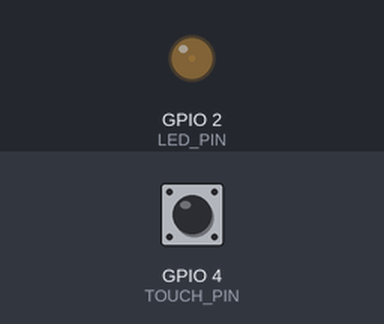
A sketch run on a simulated ESP32. On the bench: output pins drawn as LEDs (lit = HIGH). The inputs (shaded band) are chosen by the test bench; at power-on: GPIO 4 (TOUCH_PIN) HIGH. What the sketch prints to the serial monitor is not drawn.

Above: at 1.05 s.
At 2.25 s:
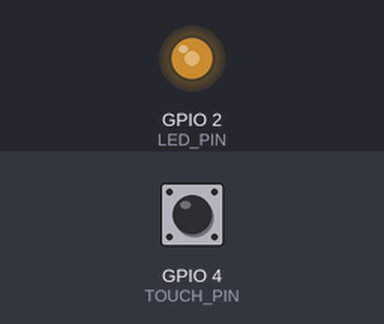
At 3.05 s:
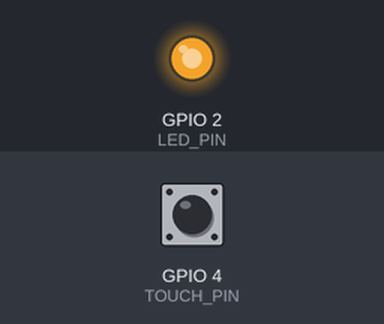
At 5.05 s:
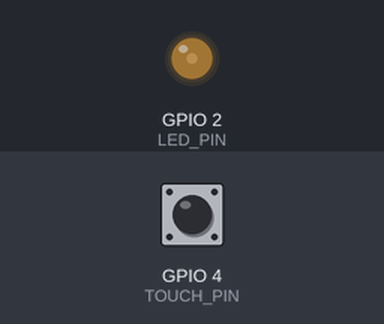
Timing chart, 0 to 6.8 s (numbered marks = the images above):
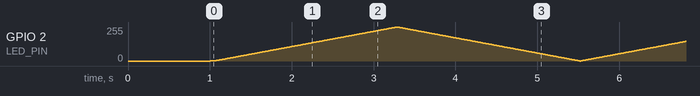

The sketch:

sketch_jun30a.ino
```cpp
// ex05：多档位触摸调速呼吸灯
// 关联基础：实验3 PWM呼吸灯 + 实验4 触摸引脚
// 功能：LED持续呼吸，每触摸一次，呼吸速度在 1 -> 2 -> 3 -> 1 之间循环切换

// ESP32 T0 触摸通道对应 GPIO4
#define TOUCH_PIN 4

// ESP32 DevKit 常见板载 LED 是 GPIO2
#define LED_PIN 2

// 触摸阈值：触摸时 touchRead() 的值会变小
// 需要根据串口监视器观察调整
int threshold = 400;

// 当前速度档位：1慢速，2中速，3快速
int speedLevel = 1;

// ---------- 触摸防抖相关变量 ----------
bool stableTouchState = false;      // 稳定后的触摸状态
bool lastRawTouchState = false;     // 上一次原始触摸状态
unsigned long lastDebounceTime = 0; // 上一次状态变化时间
const unsigned long debounceDelay = 80; // 防抖时间，单位ms

// ---------- 呼吸灯相关变量 ----------
int brightness = 0;        // 当前亮度，范围 0~255
int fadeDirection = 1;     // 亮度变化方向：1表示变亮，-1表示变暗

unsigned long lastBreathTime = 0;   // 上一次更新亮度的时间

void setup() {
  Serial.begin(115200);

  pinMode(LED_PIN, OUTPUT);

  // 初始 LED 熄灭
  analogWrite(LED_PIN, 0);

  delay(1000);
  Serial.println("ex05 Touch Speed-Controlled Breathing LED Start");
}

void loop() {
  handleTouch();   // 检测触摸，切换速度档位
  updateBreath();  // 根据当前档位更新呼吸灯
}

// 处理触摸输入：带防抖 + 边缘检测
void handleTouch() {
  int touchValue = touchRead(TOUCH_PIN);

  // ESP32 触摸时数值会下降
  bool rawTouchState = touchValue < threshold;

  // 如果原始状态发生变化，重置防抖计时
  if (rawTouchState != lastRawTouchState) {
    lastDebounceTime = millis();
    lastRawTouchState = rawTouchState;
  }

  // 超过防抖时间后，认为状态稳定
  if (millis() - lastDebounceTime > debounceDelay) {

    // 如果稳定状态发生变化
    if (rawTouchState != stableTouchState) {

      bool previousStableState = stableTouchState;
      stableTouchState = rawTouchState;

      // 只在“未触摸 -> 被触摸”的瞬间切换档位
      if (previousStableState == false && stableTouchState == true) {

        speedLevel++;

        if (speedLevel > 3) {
          speedLevel = 1;
        }

        Serial.print("Touch triggered. Current speed level: ");
        Serial.println(speedLevel);
      }
    }
  }

  // 串口输出触摸值，方便调 threshold
  Serial.print("Touch Value: ");
  Serial.print(touchValue);
  Serial.print(" | Speed Level: ");
  Serial.println(speedLevel);
}

// 根据当前速度档位更新呼吸灯
void updateBreath() {
  unsigned long currentTime = millis();

  // 不同档位对应不同的更新时间间隔
  // 数值越小，呼吸越快
  int breathInterval;

  if (speedLevel == 1) {
    breathInterval = 25;   // 慢速
  } else if (speedLevel == 2) {
    breathInterval = 8;    // 中速
  } else {
    breathInterval = 1;    // 快速
  }

  // 到达更新时间后，改变一次亮度
  if (currentTime - lastBreathTime >= breathInterval) {
    lastBreathTime = currentTime;

    brightness += fadeDirection;

    // 到达最亮或最暗时，反向变化
    if (brightness >= 255) {
      brightness = 255;
      fadeDirection = -1;
    }

    if (brightness <= 0) {
      brightness = 0;
      fadeDirection = 1;
    }

    analogWrite(LED_PIN, brightness);
  }
}
```
